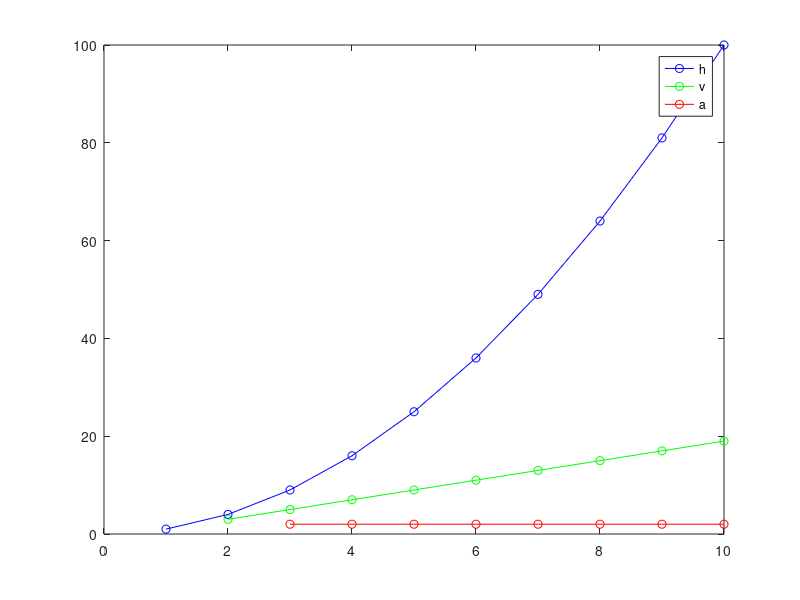

This figure's MATLAB source: (Note: this script raises an error after producing the figure.)
% tryout the calculation
t = 1:10; %time
h = t.^2; %distance
dt = diff(t) 
dh = diff(h)
% v - velocity
v = dh./dt
dv = diff(v)
% a - acceleration
a = dv./dt(2:end)
plot(t,h,'-ob');
hold on;
plot(t(2:end),v,'-og');
plot(t(3:end),a,'-or');
legend({'h', 'v','a'})

%%
cd('/home/zhibin/Documents/GitHub/Motor_cordination/behaviraldata')
load('matlab2021101802.mat');

% ans=BehavData{1};
% CondiData

NumTrialsRecorded=length(CondiData);

% % examine RSBehavData
% ans=RSBehavData{1};
% ans=RSBehavData{51};


% allPerm
% 
% 
% b=11;t=5;
% dataxLyLtemp=behaviraldata.dataBlock(b).dataTrialL(t).xLyL;
% dataxRyRtemp=behaviraldata.dataBlock(b).dataTrialR(t).xRyR;
% dataxJyJtemp=behaviraldata.dataBlock(b).dataTrialJ(t).xJyJ;

BehavData


for conditionSelected=1:length(conditions)
    
    indtemp=find(CondiData==conditionSelected);

    % produced the position parameters
%     rad_ang=conditions(conditionSelected);
%     [x,y] = drawReach(radius,rad_ang, xCenter, yCenter);
    
%     plot(x,y,'k');
%     hold on;

    ALLhL=[];ALLhR=[];ALLvL=[];ALLvR=[];
    for i=1:length(indtemp) %loop through every trial
        % plot(dataxJyJtemp(:,1),dataxJyJtemp(:,2),'g');
        % dataxLRJyLRJtemp=cell2mat(RSBehavData{indtemp(i)});
        dataxLRJyLRJtemp=BehavData{indtemp(i)};
        
        ALLxL=dataxLRJyLRJtemp(:,1); ALLyL=dataxLRJyLRJtemp(:,2);
        ALLxR=dataxLRJyLRJtemp(:,3); ALLyR=dataxLRJyLRJtemp(:,4);
        % AllxJ=dataxLRJyLRJtemp(5,:); ALLyJ=dataxLRJyLRJtemp(6,:);
%         ALLxJ=dataxLRJyLRJtemp(:,5); ALLyJ=dataxLRJyLRJtemp(:,6);

%         plotx(ALLxL,ALLyL,'r');hold on
%         plotx(ALLxR,ALLyR,'b');
%         plotx(ALLxJ,ALLyJ,'g');hold off
%         ylim([100 600]);xlim([500 1500]);
%         xlim([0 screenXpixels]);ylim([0 screenYpixels]);
        
        t=1:length(ALLxL);
        hL=xCenter-ALLxL';hR=ALLxR'-xCenter;
        ALLhL=[ALLhL; hL]; ALLhR=[ALLhR; hR];
        dt=diff(t);
        dhL=diff(hL); dhR=diff(hR);
        
        % v - velocity
        vL = dhL./dt; vR = dhR./dt;
        ALLvL=[ALLvL; vL]; ALLvR=[ALLvR; vR];
        dvL = diff(vL); dvR = diff(vR);
        % a - acceleration
        aL = dvL./dt(2:end); aR = dvR./dt(2:end);
        
        
%         subplot(7,15,abs(7-conditionSelected)*15+(15-conditionSelected-1));
%         
%         % plot the distance
%         plot(t,hL,'.r');hold on; plot(t,hR,'.b');legend({'hL','hR'});
%         xlabel('t');ylabel('distance (pixels)');
%         %---delete the legend-------------
%         s=findobj('type','legend');delete(s);

%         % plot the velocity
%         plot(t(2:end),vL,'-r');hold on; plot(t(2:end),vR,'-b');hold off;
%         legend({'vL','vR');
        
%         % plot the acceleration
%         plot(t(3:end),aL,'or');hold on; plot(t(3:end),aR,'ob');hold off;
%         legend({'aL','aR'});
        
%         hold off;
%         legend({'hL','hR', 'vL','vR','aL','aR'});
        

%         ALLd=[];
%         for p=1:length(ALLxJ)
%             v1=[x(1) y(1) 0];v2=[x(end) y(end) 0];pt=[ALLxJ(p) ALLyJ(p) 0];
%             d = point_to_line(pt, v1, v2);
%             ALLd=[ALLd d];
%         end
%         SpatialError(i)=sqrt(sumsqr(ALLd));
%     end

%     set(gca, 'YDir', 'reverse');
%     hold off;
    % xlim([0 screenXpixels]);ylim([0 screenYpixels]);
    
%     subplot(7,15,abs(7-conditionSelected)*15+(15-conditionSelected));
%     
%     % plot the velocity
%     plot(t(2:end),vL,'-r');hold on; plot(t(2:end),vR,'-b');
%     legend({'vL','vR'});xlabel('t');ylabel('velocity (pixels/frame)');

%     plot(1:10,SpatialError,'go');hold on;
%     tbl=table((1:10)',SpatialError');mdl = fitlm(tbl,'linear');
%     plot(mdl);hold off;ylim([0 200]);
%     ylabel('spatial error');xlabel('trial'); title('spatial error');
%     %---delete the legend-------------
%     s=findobj('type','legend');delete(s);
    end
    
%     subplot(7,15,abs(7-conditionSelected)*15+(15-conditionSelected-1));
    subplot(2,7,7+1-conditionSelected);

    % plot the distance
    averagehL=mean(ALLhL,1);averagehR=mean(ALLhR,1);
    plot(t,averagehL,'.r');hold on; plot(t,averagehR,'.b');hold off;
    xlabel('t');ylabel('average distance (pixels)');
    title(['condition ' conditionNames{UniCondi(conditionSelected)}]);
    legend({'Left','Right'});

    %subplot(7,15,abs(7-conditionSelected)*15+(15-conditionSelected));
    subplot(2,7,14+1-conditionSelected);
    
    % plot the velocity
    averagevL=mean(ALLvL,1);averagevR=mean(ALLvR,1);
    plot(t(2:end),averagevL,'-r');hold on; plot(t(2:end),averagevR,'-b');hold off;
    xlabel('t');ylabel('average velocity (pixels/frame)');legend({'Left','Right'});
    
    %---delete the legend-------------


%     hold off;
end
